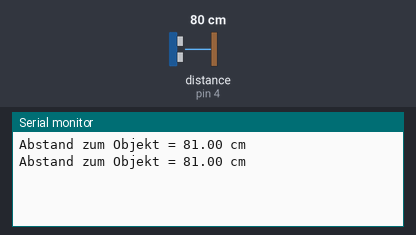
A sketch run on a simulated Arduino Uno, built with avr-gcc and run on an emulated ATmega328P. On the bench: the last lines printed to the serial monitor. The test bench sets the inputs (shaded band); at power-on: distance to the obstacle (sensor on pin 4) 80 cm. The echo pulse lasts 58.3 µs per cm.

Above: at 1.8 s.
1.9 s: distance to the obstacle (sensor on pin 4) set to 4 cm
At 2.6 s:
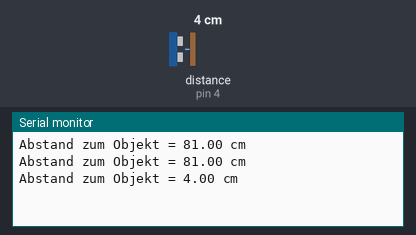
3.4 s: distance to the obstacle (sensor on pin 4) set to 2 cm
At 4.8 s:
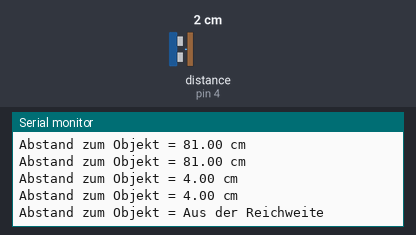

Measured:
- the behaviour switches between 3 and 2 cm on distance to the obstacle (sensor on pin 4) (found by bisection; images 1 and 2)
- after the input at 1.9 s, the serial monitor: prints a new line after 0.11 s (image 1)
- after the input at 3.4 s, the serial monitor: prints a new line after 0.62 s (image 2)

The sketch:

HC_SR04_Ultraschall_Abstandssensor_NewPing_Lib.ino
```cpp
/*
Project:  HC-SR04 Ultraschall Abstandssensor
Author:   Thomas Edlinger for www.edistechlab.com
Date:     Created 18.08.2021
Version:  V1.0
IDE:      Arduino IDE 1.8.15
 
Required Board (Tools -> Board -> Boards Manager...)
 - Board: esp8266 by ESP8266 Community   V3.0.2
 - Board: esp32   by Espressif Systems   V1.0.6

Required libraries (sketch -> include library -> manage libraries)
 - NewPing libary V1.9.1 by Tim Eckel

Connect the Ultrasonic Sensor:
HC-SR04     ESP32       ESP8266     UNO      Mega
VCC         Vin (5V)    Vin (5V)    5V       5V
Trig        D5/GPIO5    D1/GPIO5    5        5
Echo        D4/GPIO4    D2/GPIO4    4        4
GND         GND         GND         GND      GND

Use a voltage divider for the Echo Pin on the ESPs.
1 kOhm and 2,2 kOhm for example

HC-SR04-Echo---1kOhm---2kOHm---GND
                     |
                     |
                   GPIO5
*/

#include "NewPing.h"

#define TRIGGER_PIN 5
#define ECHO_PIN 4
#define MAX_DISTANCE 400  //400cm - 4m

NewPing sonar(TRIGGER_PIN, ECHO_PIN, MAX_DISTANCE);
float abstand;

void setup() {
  Serial.begin(9600);
}

void loop() {
  abstand = sonar.ping_cm();
  Serial.print("Abstand zum Objekt = ");

  if (abstand >= 400 || abstand <= 2) {
    Serial.println("Aus der Reichweite");
  }
  else {
    Serial.print(abstand);
    Serial.println(" cm");
  }
  delay(1000);
}
```
